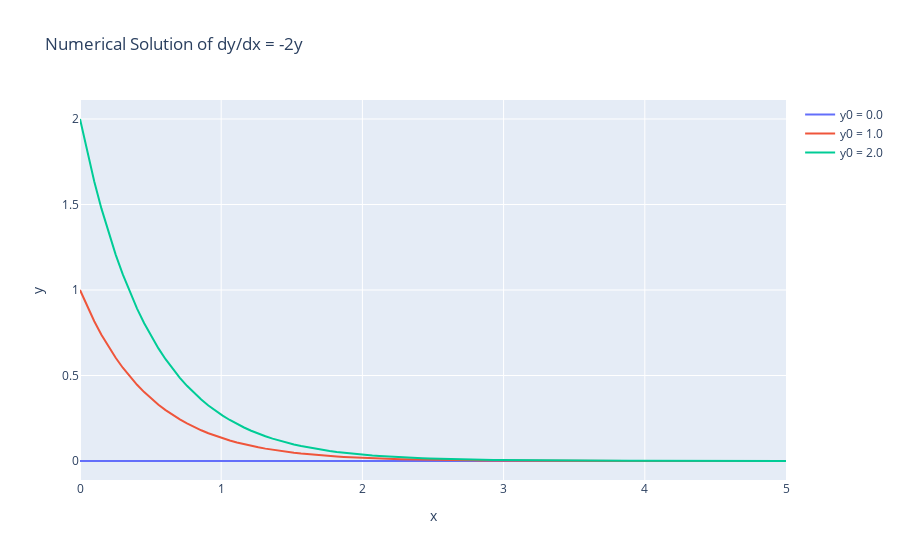

Notebook code for this chart:
### Code cell
trace1 = go.Scatter(x=x, y=y[:, 0], mode='lines', name='y0 = 0.0')
trace2 = go.Scatter(x=x, y=y[:, 1], mode='lines', name='y0 = 1.0')
trace3 = go.Scatter(x=x, y=y[:, 2], mode='lines', name='y0 = 2.0')

fig = go.Figure(data = [trace1, trace2, trace3])

fig.update_layout(title='Numerical Solution of dy/dx = -2y', xaxis_title='x', yaxis_title='y', showlegend=True)
fig.show()
